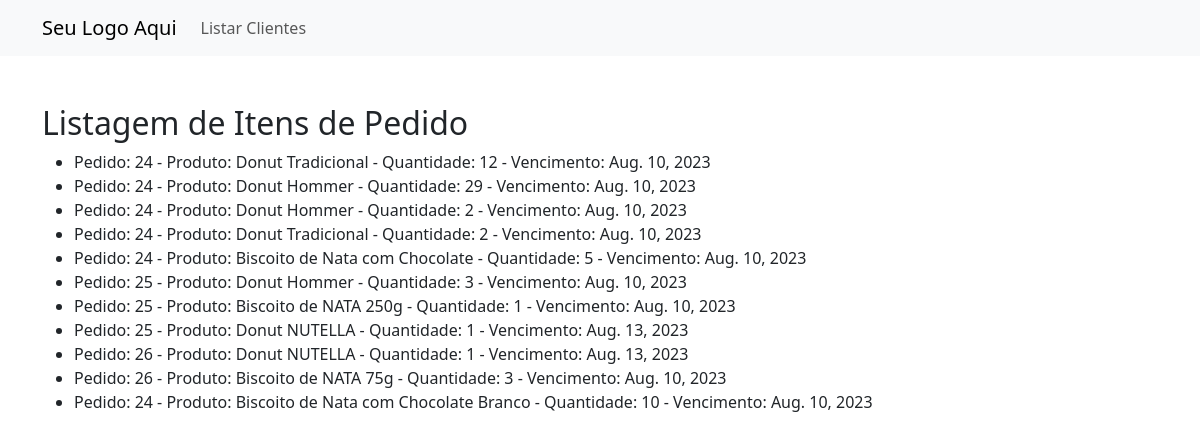
/itens_pedido/, run on the app's committed database.
### lecoq2/models.py (models this page shows, shortened)
class ItensPedido(models.Model):
    cod_pedido = models.ForeignKey(Pedido, on_delete=models.CASCADE)
    cod_prod = models.ForeignKey(Produto, on_delete=models.CASCADE)
    quantidade = models.PositiveIntegerField()
    quantidade_dev  = models.PositiveIntegerField(default=0)
    data_vencimento = models.DateField()
    preco = models.DecimalField(max_digits=10, decimal_places=2, default=0.0)

class Pedido(models.Model):
    codigo       = models.AutoField(primary_key=True)
    cod_cliente  = models.ForeignKey(Cliente, on_delete=models.CASCADE)
    data_entrega = models.DateField()
    observacao   = models.TextField(max_length=300, null=True, blank=True)
    faturado     = models.BooleanField(default=False)
    valor = models.DecimalField(max_digits=10, decimal_places=2, default=0.0, null= False)
    data_criacao = models.DateTimeField(default=timezone.now)
    data_alteracao = models.DateTimeField(auto_now=True)

class Produto(models.Model):
    codigo = models.AutoField(primary_key=True)
    nome = models.CharField(max_length=100)
    preco1 = models.DecimalField(max_digits=10, decimal_places=2)
    preco2 = models.DecimalField(max_digits=10, decimal_places=2)
    preco3 = models.DecimalField(max_digits=10, decimal_places=2)
    preco_custo = models.DecimalField(max_digits=10, decimal_places=2)
    valor_energetico = models.DecimalField(max_digits=6, decimal_places=2)
    porcao = models.PositiveIntegerField()
    peso = models.DecimalField(max_digits=6, decimal_places=2)
    dias_validade = models.PositiveIntegerField()

### lecoq2/views.py (the view)
# urls.py: path('itens_pedido/', views.listar_itens_pedido, name='listar_itens_pedido'),
def listar_itens_pedido(request):
    itens_pedido = ItensPedido.objects.all()
    return render(request, 'listar_itens_pedido.html', {'itens_pedido': itens_pedido})

### lecoq2/templates/listar_itens_pedido.html
{% extends 'base.html' %}
{% block content %}
  <h2>Listagem de Itens de Pedido</h2>
  <ul>
    {% for item_pedido in itens_pedido %}
      <li>
        Pedido: {{ item_pedido.cod_pedido.codigo }} - Produto: {{ item_pedido.cod_prod.nome }}  - Quantidade: {{ item_pedido.quantidade }} - Vencimento: {{ item_pedido.data_vencimento }}
      </li>
    {% endfor %}
  </ul>
{% endblock %}

### data on the page
ItensPedido: cod_pedido.codigo "24", cod_prod.nome "Donut Tradicional", quantidade "12", data_vencimento "Aug. 10, 2023"
ItensPedido: cod_pedido.codigo "24", cod_prod.nome "Donut Hommer", quantidade "29", data_vencimento "Aug. 10, 2023"
ItensPedido: cod_pedido.codigo "24", cod_prod.nome "Donut Hommer", quantidade "2", data_vencimento "Aug. 10, 2023"
ItensPedido: cod_pedido.codigo "24", cod_prod.nome "Donut Tradicional", quantidade "2", data_vencimento "Aug. 10, 2023"
ItensPedido: cod_pedido.codigo "24", cod_prod.nome "Biscoito de Nata com Chocolate", quantidade "5", data_vencimento "Aug. 10, 2023"
ItensPedido: cod_pedido.codigo "25", cod_prod.nome "Donut Hommer", quantidade "3", data_vencimento "Aug. 10, 2023"
ItensPedido: cod_pedido.codigo "25", cod_prod.nome "Biscoito de NATA 250g", quantidade "1", data_vencimento "Aug. 10, 2023"
ItensPedido: cod_pedido.codigo "25", cod_prod.nome "Donut NUTELLA", quantidade "1", data_vencimento "Aug. 13, 2023"
ItensPedido: cod_pedido.codigo "26", cod_prod.nome "Donut NUTELLA", quantidade "1", data_vencimento "Aug. 13, 2023"
ItensPedido: cod_pedido.codigo "26", cod_prod.nome "Biscoito de NATA 75g", quantidade "3", data_vencimento "Aug. 10, 2023"
ItensPedido: cod_pedido.codigo "24", cod_prod.nome "Biscoito de Nata com Chocolate Branco", quantidade "10", data_vencimento "Aug. 10, 2023"
